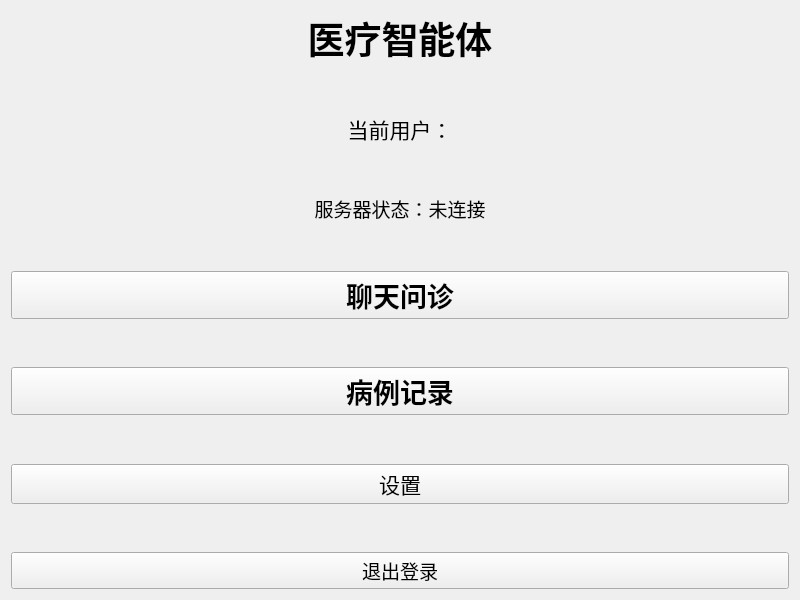
<?xml version="1.0" encoding="UTF-8"?>
<ui version="4.0">
 <class>MenuWidget</class>
 <widget class="QWidget" name="MenuWidget">
  <property name="geometry">
   <rect>
    <x>0</x>
    <y>0</y>
    <width>800</width>
    <height>600</height>
   </rect>
  </property>
  <property name="windowTitle">
   <string>功能菜单</string>
  </property>
  <layout class="QVBoxLayout" name="verticalLayout">
   <item>
    <widget class="QLabel" name="titleLabel">
     <property name="font">
      <font>
       <pointsize>28</pointsize>
       <bold>true</bold>
      </font>
     </property>
     <property name="text">
      <string>医疗智能体</string>
     </property>
     <property name="alignment">
      <set>Qt::AlignmentFlag::AlignCenter</set>
     </property>
    </widget>
   </item>
   <item>
    <spacer name="verticalSpacer_5">
     <property name="orientation">
      <enum>Qt::Orientation::Vertical</enum>
     </property>
     <property name="sizeHint" stdset="0">
      <size>
       <width>20</width>
       <height>10</height>
      </size>
     </property>
    </spacer>
   </item>
   <item>
    <widget class="QLabel" name="userLabel">
     <property name="font">
      <font>
       <pointsize>16</pointsize>
      </font>
     </property>
     <property name="text">
      <string>当前用户：</string>
    </property>
     <property name="alignment">
      <set>Qt::AlignmentFlag::AlignCenter</set>
     </property>
    </widget>
   </item>
   <item>
    <spacer name="verticalSpacer_6">
     <property name="orientation">
      <enum>Qt::Orientation::Vertical</enum>
     </property>
     <property name="sizeHint" stdset="0">
      <size>
       <width>20</width>
       <height>10</height>
      </size>
     </property>
    </spacer>
   </item>
   <item>
    <widget class="QLabel" name="statusLabel">
     <property name="font">
      <font>
       <pointsize>14</pointsize>
      </font>
     </property>
     <property name="text">
      <string>服务器状态：未连接</string>
     </property>
     <property name="alignment">
      <set>Qt::AlignmentFlag::AlignCenter</set>
     </property>
    </widget>
   </item>
   <item>
    <spacer name="verticalSpacer_3">
     <property name="orientation">
      <enum>Qt::Orientation::Vertical</enum>
     </property>
     <property name="sizeHint" stdset="0">
      <size>
       <width>20</width>
       <height>30</height>
      </size>
     </property>
    </spacer>
   </item>
   <item>
    <widget class="QPushButton" name="chatBtn">
     <property name="font">
      <font>
       <pointsize>20</pointsize>
       <bold>true</bold>
      </font>
     </property>
     <property name="text">
      <string>聊天问诊</string>
    </property>
     <property name="minimumHeight">
      <number>80</number>
     </property>
    </widget>
   </item>
   <item>
    <spacer name="verticalSpacer">
     <property name="orientation">
      <enum>Qt::Orientation::Vertical</enum>
     </property>
     <property name="sizeHint" stdset="0">
      <size>
       <width>20</width>
       <height>20</height>
      </size>
     </property>
    </spacer>
   </item>
   <item>
    <widget class="QPushButton" name="medicalRecordBtn">
     <property name="font">
      <font>
       <pointsize>20</pointsize>
       <bold>true</bold>
      </font>
     </property>
     <property name="text">
      <string>病例记录</string>
    </property>
     <property name="minimumHeight">
      <number>80</number>
     </property>
    </widget>
   </item>
   <item>
    <spacer name="verticalSpacer_4">
     <property name="orientation">
      <enum>Qt::Orientation::Vertical</enum>
     </property>
     <property name="sizeHint" stdset="0">
      <size>
       <width>20</width>
       <height>30</height>
      </size>
     </property>
    </spacer>
   </item>
   <item>
    <widget class="QPushButton" name="settingsBtn">
     <property name="font">
      <font>
       <pointsize>16</pointsize>
      </font>
     </property>
     <property name="text">
      <string>设置</string>
     </property>
     <property name="minimumHeight">
      <number>60</number>
     </property>
    </widget>
   </item>
   <item>
    <spacer name="verticalSpacer_2">
     <property name="orientation">
      <enum>Qt::Orientation::Vertical</enum>
     </property>
     <property name="sizeHint" stdset="0">
      <size>
       <width>20</width>
       <height>40</height>
      </size>
     </property>
    </spacer>
   </item>
   <item>
    <widget class="QPushButton" name="logoutBtn">
     <property name="font">
      <font>
       <pointsize>14</pointsize>
      </font>
     </property>
     <property name="text">
      <string>退出登录</string>
     </property>
    </widget>
   </item>
  </layout>
 </widget>
 <layoutdefault spacing="6" margin="11"/>
 <resources/>
 <connections/>
</ui>
